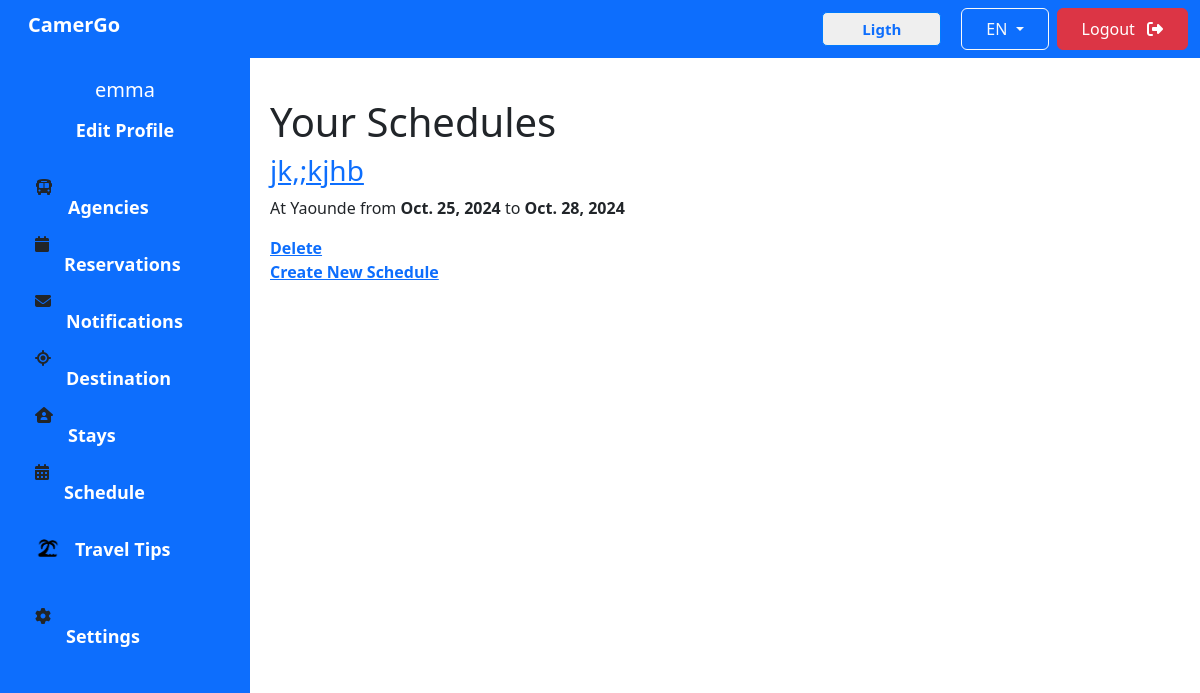
Screenshot of /schedules/ (signed in) with the database file from the repository.
### accounts/models.py (models this page shows, shortened)
class CustomUser(AbstractUser):
    ROLE_CHOICES = [
        ('admin', 'Admin'),
        ('accommodation_receptionist', 'Accommodation_Receptionist'),
        ('agency_receptionist', 'Agency_Receptionist'),
        ('client', 'Client'),
    ]
    roles = models.CharField(max_length=50, choices=ROLE_CHOICES, null=True, blank=True, default='client')

class Schedule(models.Model):
    client = models.ForeignKey(CustomUser, on_delete=models.CASCADE, related_name='schedules')
    start_date = models.DateField()
    end_date = models.DateField()
    created_at = models.DateTimeField(auto_now_add=True)
    updated_at = models.DateTimeField(auto_now=True)
    town = models.CharField(max_length=255)
    name = models.CharField(max_length=255)

### accounts/views.py (the view)
# urls.py: path('schedules/', views.list_schedules, name='list_schedules'),
@login_required
def list_schedules(request):
    schedules = Schedule.objects.filter(client=request.user)
    return render(request, 'pages/UserDashboard/listschedules.html', {'schedules': schedules})

### accounts/templates/pages/UserDashboard/listschedules.html
{% extends "pages/UserDashboard/base.html" %}
{% load static %}
{% block content %}
    <div class="content">
        <h1>Your Schedules</h1>
        {% if schedules %}
            {% for schedule in schedules %}
                <div class="schedule">
                    <a href="{% url 'schedule_detail' schedule.id %}"><h3>{{ schedule.name }}</h3></a>
                    <p>At {{ schedule.town }} from <strong>{{ schedule.start_date }}</strong> to <strong>{{ schedule.end_date }}</strong></p>
                    <a href="{% url 'delete_schedule' schedule.id %}">Delete</a>
                </div>
            {% endfor %}
        {% else %}
            <p>You have no schedules yet.</p>
        {% endif %}
        <a href="{% url 'create_schedule' %}">Create New Schedule</a>
    </div>
{% endblock %}

### accounts/templates/pages/UserDashboard/base.html (shortened to what this page needs)
{% load static %}
<!DOCTYPE html>
<html lang="en">
<head>
    <link rel="stylesheet" href="{% static 'css/UserDashboard/destination.css' %}">
    <link rel="stylesheet" href="{% static 'css/UserDashboard/agency.css' %}">
    <link rel="stylesheet" href="{% static 'css/UserDashboard/stays.css' %}">
    <link rel="stylesheet" href="{% static 'css/UserDashboard/reservation.css' %}">
    <link href="https://cdn.jsdelivr.net/npm/bootstrap@5.3.3/dist/css/bootstrap.min.css" rel="stylesheet">
    <link rel="stylesheet" href="../../../static/css/basic.css">
     <link rel="stylesheet" href="https://cdnjs.cloudflare.com/ajax/libs/font-awesome/6.5.2/css/all.min.css"
 />
</head>
<body>
    <nav class="navbar navbar-expand-lg navbar-light bg-primary">
        <div class="container-fluid">
            <h4 class="navbar-brand text-white fw-bold ms-3">CamerGo</h4>
            <div class="d-flex align-items-center ms-auto">
                <button class="btn1"><a href="#" class="text-decoration-none px-4 py-2" id="darkModeToggle">Ligth</a></button>
                <div class="dropdown me-2">
                    <button class="btn px-4 py-2 btn-outline-light dropdown-toggle" type="button" id="languageDropdown" data-bs-toggle="dropdown" aria-expanded="false">
                        EN
                    </button>
                </div>
                <div class="">
                    <a href="{% url 'logout' %}" class="btn btn-danger px-4 py-2">Logout <i class="ms-2 fa-solid fa-right-from-bracket"></i></a></div>
            </div>
        </div>
    </nav>
    <div class="sidebar bg-primary">
        <div class="profile">
            {% if user.is_authenticated %}
                <h5>{{ user.username }}</h5>
            {% else %}
                <h5>Hello, Guest!</h5>
            {% endif %}
            <a href="{% url 'create_profile' %}" class="text-white">Edit Profile</a>
        </div>
        <div class="menu">
            <div class="menu-item">
                <i class="fa-solid fa-bus"></i>
                <a href="{% url 'list_agency' %}">Agencies</a>
            </div>
            <div class="menu-item">
                <i class="fa-solid fa-calendar"></i>
                <a href="{% url 'list_client_reservations' %}">Reservations</a>
            </div>
            <div class="menu-item">
                <i class="fa-solid fa-envelope"></i>
                <a href="{% url 'notifications' %}">Notifications</a>
            </div>
            <div class="menu-item1">
                <i class="fa-solid fa-location-crosshairs"></i>
                <a href="{% url 'destination' %}">Destination</a>
            </div>
            <div class="menu-item">
                <i class="fa-solid fa-house-user"></i>
                <a href="{% url 'accommodation_list' %}">Stays</a>
            </div>
            <div class="menu-item">
                <i class="fa-solid fa-calendar-days"></i>
                <a href="{% url 'list_schedules' %}">Schedule</a>
            </div>
            <div class="menu-item">
                <img src="./../../../static/image/logos/Beach.png" alt="Travel Tips">
                <a href="#">Travel Tips</a>
            </div>
            <div class="settings">
                <i class="fa-solid fa-gear"></i>
                <a href="#">Settings</a>
            </div>
        </div>
    </div>
    <main>{% block content %} {% endblock %}</main>
</body>

### accounts/static/css/UserDashboard/destination.css (style rules this page uses)
body { font-family: "Space Grotesk", sans-serif; }
.navbar { position:fixed; }
.navbar .btn1 { text-decoration: none; border: solid #007BFF 1px; border-radius: 5px; margin-right: 20px; padding: 5px 15px; font-size: 15px; font-weight: bold; }
.sidebar { width: 250px; background-color: #4db8ff; padding-top: 20px; height: 100vh; position: fixed; }
.menu-item { display: flex; }
.menu-item img { width: 25px; height: 35px; margin-top: 10px; }
.menu-item1 { display: flex; }
.settings { display: flex; margin-top: 30px; }
.sidebar a { padding: 15px; text-decoration: none; font-size: 18px; color: white; display: block; }
.sidebar .menu { padding-left: 35px; }
.sidebar .profile { text-align: center; padding-bottom: 20px; }
.sidebar .profile h5 { color: white; margin: 0; }
.content { margin-left: 250px; padding: 20px; }

### accounts/static/css/UserDashboard/agency.css (style rules this page uses)
body { font-family: "Space Grotesk", sans-serif; }
.navbar { position:fixed; bottom: 0; right: 0; }
.navbar .btn1 { text-decoration: none; border: solid #007BFF 1px; border-radius: 5px; margin-right: 20px; padding: 5px 15px; font-size: 15px; font-weight: bold; }
.sidebar { width: 250px; background-color: #4db8ff; padding-top: 20px; height: 100vh; position: fixed; }
.menu-item { display: flex; }
.menu-item img { width: 25px; height: 35px; margin-top: 10px; }
.menu-item1 { display: flex; }
.settings { display: flex; margin-top: 30px; }
.sidebar a { padding: 15px; text-decoration: none; font-size: 18px; color: white; display: block; transition: all 1s; }
.sidebar .menu { padding-left: 35px; }
.sidebar .profile { text-align: center; padding-bottom: 20px; }
.sidebar .profile h5 { color: white; margin: 0; }
.content { margin-left: 250px; padding: 20px; }
a { text-decoration: none; color: white; font-weight: bold; transition: all 0.2s ease; }

### accounts/static/css/UserDashboard/stays.css (style rules this page uses)
body { font-family: Arial, sans-serif; }
.navbar { position:fixed; bottom: 0; right: 0; }
.navbar .btn1 { text-decoration: none; border: solid #007BFF 1px; border-radius: 5px; margin-right: 20px; padding: 5px 15px; font-size: 15px; font-weight: bold; }
.sidebar { width: 250px; background-color: #4db8ff; padding-top: 20px; height: 100vh; position: fixed; }
.menu-item { display: flex; }
.menu-item img { width: 25px; height: 35px; margin-top: 10px; }
.menu-item1 { display: flex; }
.settings { display: flex; margin-top: 30px; }
.sidebar a { padding: 15px; text-decoration: none; font-size: 18px; color: white; display: block; }
.sidebar .menu { padding-left: 35px; }
.sidebar .profile { text-align: center; padding-bottom: 20px; }
.sidebar .profile h5 { color: white; margin: 0; }
.content { margin-left: 250px; padding: 20px; }
.navbar { position:relative; }
.content { margin-left: 250px; margin-top: 20px; padding: 20px; }

### rows the page displays
CustomUser: username "emma"
Schedule: name "jk,;kjhb", town "Yaounde", start_date "Oct. 25, 2024", end_date "Oct. 28, 2024"
